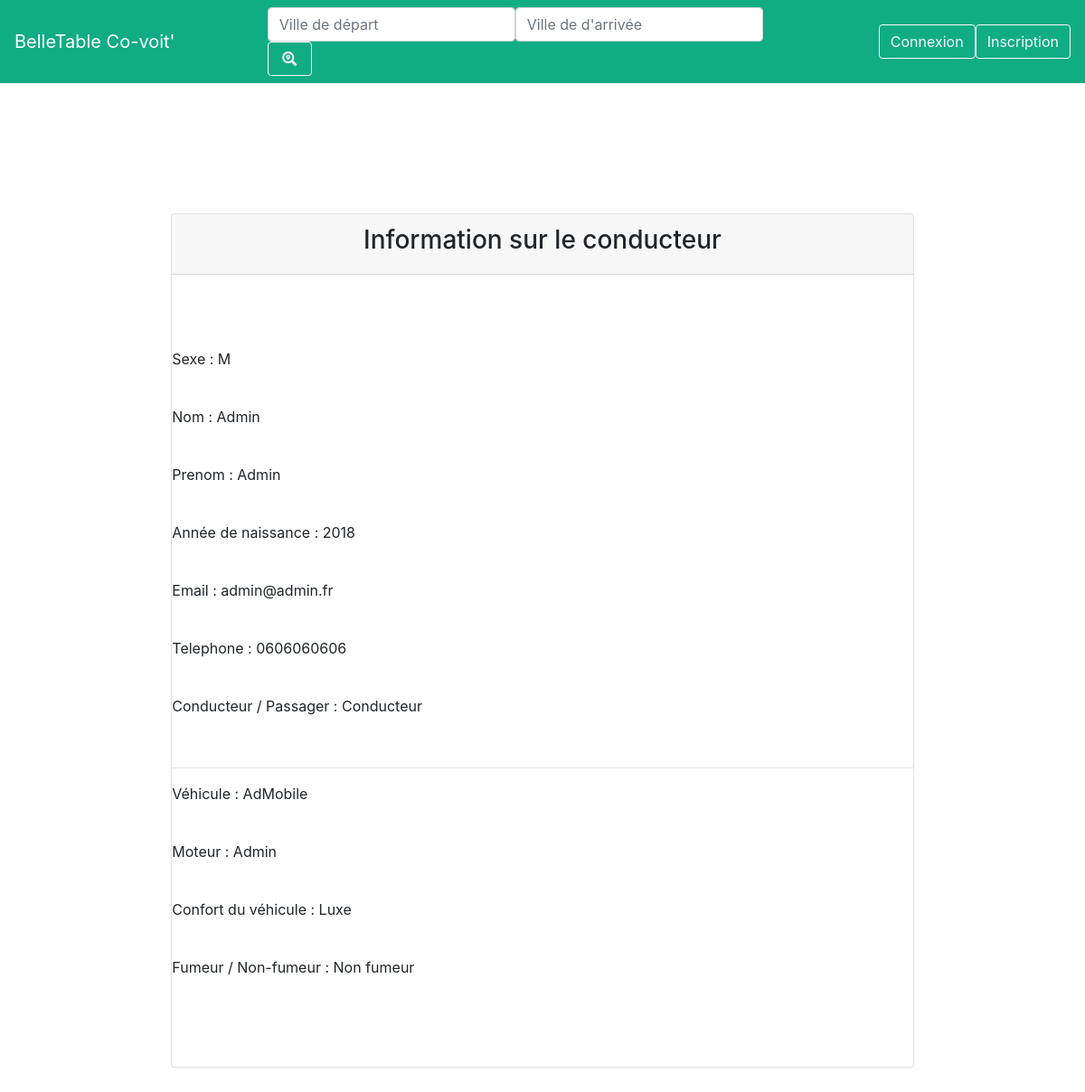
Screenshot of /userOverview.php?mel=admin@admin.fr with the database file from the repository.
### tables this page shows
CREATE TABLE IF NOT EXISTS `membres` (
  `mel` varchar(50) NOT NULL,
  `pseudo` varchar(20) NOT NULL,
  `pass` varchar(20) NOT NULL,
  `nom` varchar(50) NOT NULL,
  `prenom` varchar(50) NOT NULL,
  `tel_mobile` varchar(20) NOT NULL,
  `sexe` varchar(10) NOT NULL,
  `fumeur` varchar(10) NOT NULL,
  `voiture` varchar(50) NOT NULL,
  `moteur` varchar(10) NOT NULL,
  `annee_naissance` year(4) NOT NULL,
  `photo` varchar(200) DEFAULT NULL,
  `type` varchar(10) NOT NULL,
  `confort` varchar(10) NOT NULL,
  PRIMARY KEY (`mel`)
);

### userOverview.php (the view, shortened to what this page needs)
<?php
include 'db/dbCon.php';
$req = $db->query("SELECT * FROM membres WHERE mel = '" . $_GET['mel'] . "'");
$user = $req->fetch();
include 'include/header.php';
?>
<section class = "container login-wrapper">
    <div class = "card login-card">
        <div class = "card-header text-center">
            <h3>Information sur le conducteur</h3>
        </div>
        <div class="card-body">
            <p>Sexe : <?= $user['sexe'] ?></p><br>
            <p>Nom : <?= $user['nom'] ?></p><br>
            <p>Prenom : <?= $user['prenom'] ?></p><br>
            <p>Année de naissance : <?= $user['annee_naissance'] ?></p><br>
            <p>Email : <?= $user['mel'] ?></p><br>
            <p>Telephone : <?= $user['tel_mobile'] ?></p><br>
            <p>Conducteur / Passager : <?= $user['type'] ?></p><br>
            <hr>
            <p>Véhicule : <?= $user['voiture'] ?></p><br>
            <p>Moteur : <?= $user['moteur'] ?></p><br>
            <p>Confort du véhicule : <?= $user['confort'] ?></p><br>
            <p>Fumeur / Non-fumeur : <?= $user['fumeur'] ?></p><br>
        </div>
    </div>
</section>
<?php
include 'include/footer.php';

### style/style.css (style rules this page uses)
.card-body { padding: 7% 0; }
.login-card { margin: 13%; }

### rows the page displays
membres: sexe "M", nom "Admin", prenom "Admin", annee_naissance "2018", mel "admin@admin.fr", tel_mobile "0606060606", type "Conducteur", voiture "AdMobile", moteur "Admin", confort "Luxe", fumeur "Non fumeur"
